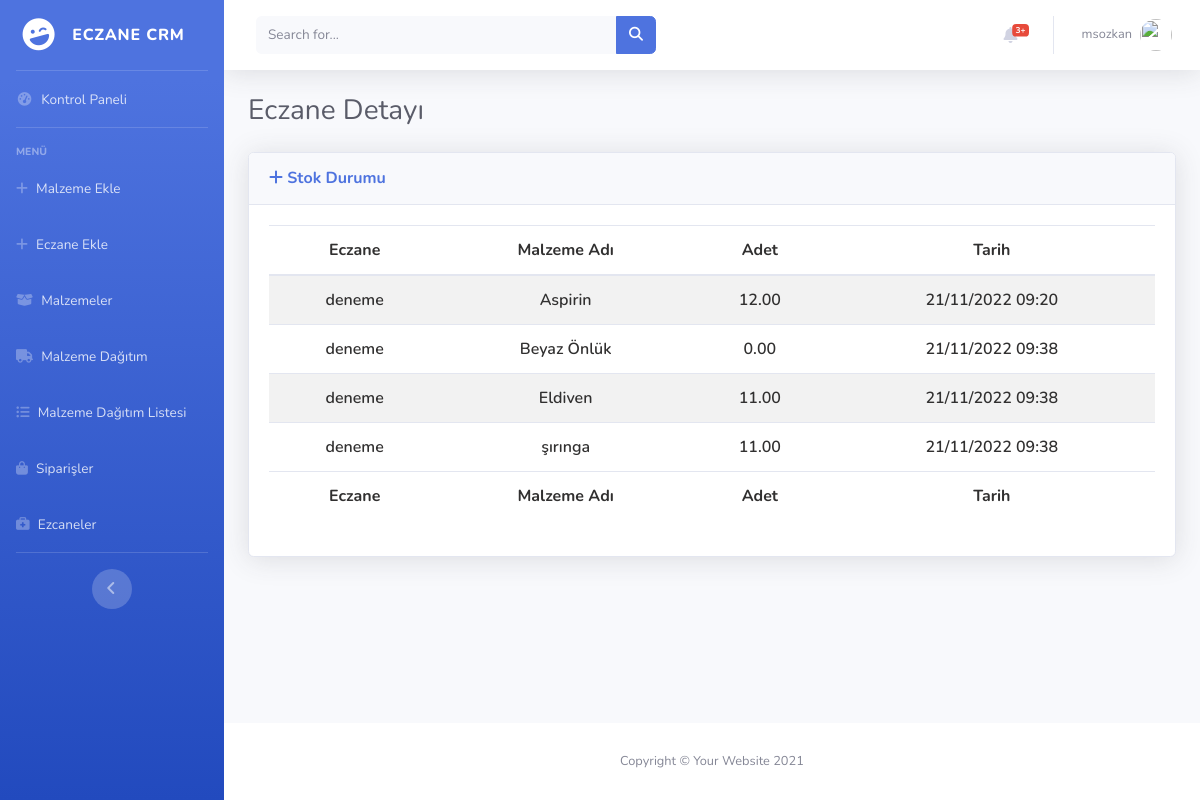
/edit/pharmacy/2/ (signed in), run on an earlier commit of the app's database.
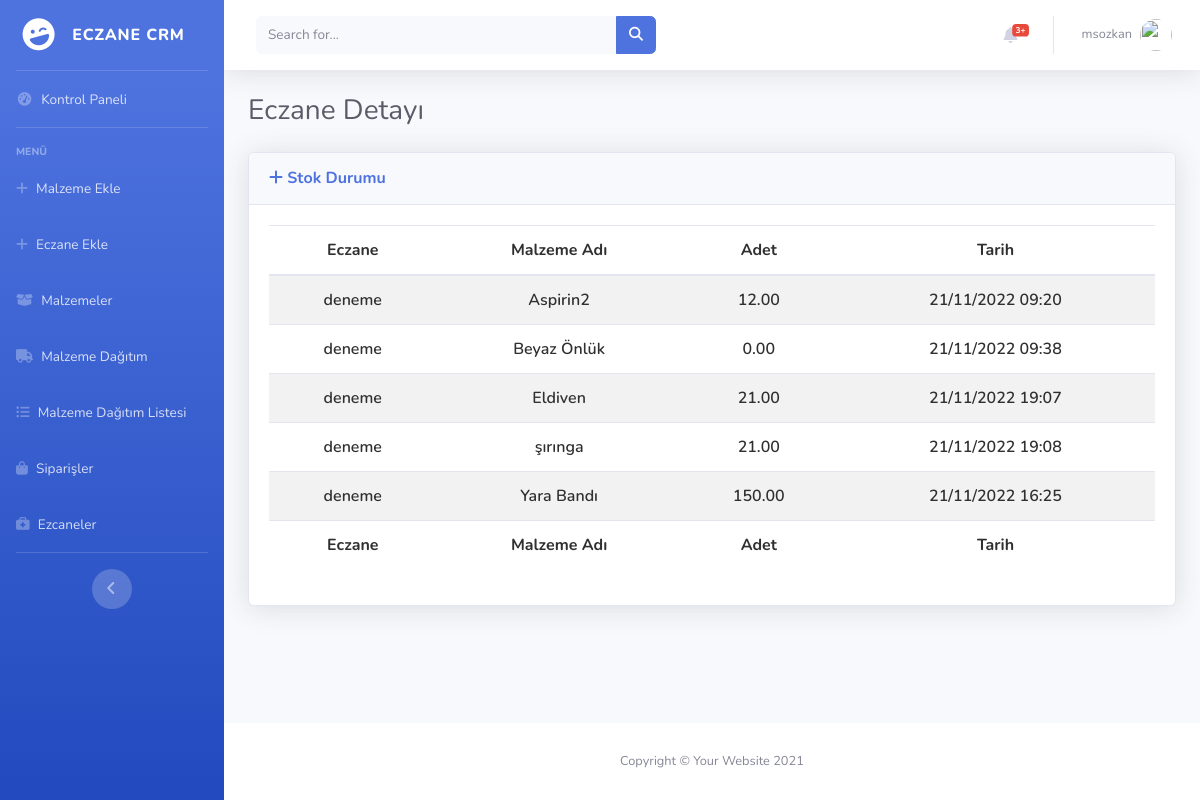
And on a later commit of the database.
### items/models.py (models this page shows, shortened)
class PharmacyStorage(models.Model):
    user = models.ForeignKey(User, on_delete=models.CASCADE)
    item_name = models.ForeignKey(Items, on_delete=models.SET_NULL,null=True)
    quantity=models.DecimalField(max_digits=10,decimal_places=2)
    status=models.BooleanField(default=True)
    created_at = models.DateTimeField(auto_now_add=True,null=True,blank=True)
    updated_at = models.DateTimeField(auto_now=True,null=True,blank=True)

class Items(models.Model):
    item_name=models.CharField(max_length=60)
    quantity=models.DecimalField(max_digits=10,decimal_places=2)
    status=models.BooleanField(default=True)
    created_at = models.DateTimeField(auto_now_add=True,null=True,blank=True)
    updated_at = models.DateTimeField(auto_now=True,null=True,blank=True)
    def __str__(self):
        return self.item_name

### accounts/views.py (the view, shortened to what this page needs)
# urls.py: path("edit/pharmacy/<int:pk>/",views.edit_pharmacy,name="edit_pharmacy"),
@admin_login_required(login_url = "pharmacy:dashboard")
def edit_pharmacy(request,pk):
    instance = get_object_or_404(User,id = pk)
    items=PharmacyStorage.objects.filter(user=instance)
    instance_profile = get_object_or_404(UserProfile,user = instance)
    form=UpdateUserForm(request.POST or None,instance = instance)
    form_profile=UserProfileForm(request.POST or None,instance = instance_profile)
    return render(request,"edit_pharmacy.html",{"form":form,"form_profile":form_profile,"instance":instance,"instance_profile":instance_profile,"items":items})

### accounts/forms.py
class UpdateUserForm(forms.ModelForm):
    username = forms.CharField(max_length=100,
                               required=True,
                               widget=forms.TextInput(attrs={'class': 'form-control form-control-user mb-2', 'placeholder':'Username',"type":"text",}))
    email = forms.EmailField(required=True,
                             widget=forms.TextInput(attrs={'class': 'form-control form-control-user mb-2', 'placeholder':'Email',"type":"email",}))
    class Meta:
        model = User
        fields = ['username', 'email']

### pharmacy/utils.py (called while the page is built, shortened)
def user_passes_test(
    test_func, login_url=None, redirect_field_name=REDIRECT_FIELD_NAME
):
    def decorator(view_func):
        @wraps(view_func)
        def _wrapped_view(request, *args, **kwargs):
            if test_func(request.user):
                return view_func(request, *args, **kwargs)
        return _wrapped_view
    return decorator

### accounts/templates/edit_pharmacy.html (shortened to what this page needs)
{% extends 'layout.html' %}
{% load static %}
{% block css %}
    <link href="https://cdn.datatables.net/1.12.1/css/dataTables.bootstrap5.min.css" rel="stylesheet"/>
    <link href="https://cdn.datatables.net/responsive/2.3.0/css/responsive.bootstrap5.min.css" rel="stylesheet" />
    <link href="https://cdn.datatables.net/buttons/2.2.3/css/buttons.dataTables.min.css" rel="stylesheet"/>
<link
  rel="stylesheet"
  href="https://cdnjs.cloudflare.com/ajax/libs/font-awesome/6.2.0/css/all.min.css"
/>
<link rel="stylesheet" href="{% static 'css/datatables_file.css'%}">
{% endblock  %}
{% block body %}
<div class="container-fluid">
    <h1 class="h3 mb-2 text-gray-800">Eczane Detayı</h1>
</div>
              <div class="container-fluid mt-4">
                <div class="card shadow mb-4">
                    <div class="card-header py-3">
                        <h6 class="m-0 font-weight-bold text-primary">
                            <i class="fa fa-plus"></i>
                            Stok Durumu
                         </h6>
                    </div>
                    <div class="card-body">
                        <div class="table-responsive">
                            <table
                            id="example"
                            class="table table-striped nowrap"
                            style="width: 100%!important">
                            <thead>
                                <tr>
                                  <th data-priority="1">Eczane</th>
                                  <th data-priority="2">Malzeme Adı</th>
                                  <th data-priority="3">Adet</th>
                                  <th data-priority="4">Tarih</th>
                                </tr>
                              </thead>
                              <tbody>
                                {% for item in items %}
                                <tr>
                                  <td>{{item.user}}</td>
                                  <td>{{item.item_name}}</td>
                                  <td>
                                    {{item.quantity}}
                                  </td>
                                  <td>
                                    {{item.updated_at|date:"d/m/Y H:i"}}
                                  </td>
                                </tr>
                                {% endfor %}
                              </tbody>
                              <tfoot>
                                <tr >
                                  <th>Eczane</th>
                                  <th>Malzeme Adı</th>
                                  <th>Adet</th>
                                  <th>Tarih</th>
                                </tr>
                              </tfoot>
                            </table>
                        </div>
                    </div>
                </div>
            </div>
{% endblock  %}

What changed in the data, as far as the page shows it:
changed through a linked row, PharmacyStorage: item_name "Aspirin" → "Aspirin2"
changed PharmacyStorage "Eldiven": quantity "11.00" → "21.00"; updated_at "21/11/2022 09:38" → "21/11/2022 19:07"
changed PharmacyStorage "şırınga": quantity "11.00" → "21.00"; updated_at "21/11/2022 09:38" → "21/11/2022 19:08"
added PharmacyStorage: user "deneme", item_name "Yara Bandı", quantity "150.00", updated_at "21/11/2022 16:25"
